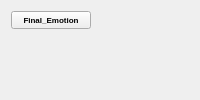
<?xml version="1.0" encoding="UTF-8"?>
<ui version="4.0">
 <class>Final</class>
 <widget class="QWidget" name="Final">
  <layout class="QFormLayout" name="formLayout">   
   <item row="1" column="2">
    <widget class="QPushButton" name="finalBTN">
     <property name="sizePolicy">
      <sizepolicy  hsizetype="Fixed" vsizetype="Fixed">
       <horstretch>0</horstretch>
       <verstretch>0</verstretch>
      </sizepolicy>
     </property>
     <property name="minimumSize">
      <size>
       <width>10</width>
       <height>0</height>
      </size>
     </property>
     <property name="font">
      <font>
       <pointsize>6</pointsize>
       <weight>75</weight>
       <bold>true</bold>
      </font>
     </property>
     <property name="text">
      <string>Final_Emotion</string>
     </property>
    </widget>
   </item>
  </layout>
 </widget>
 <resources/>
 <connections/>
</ui>
